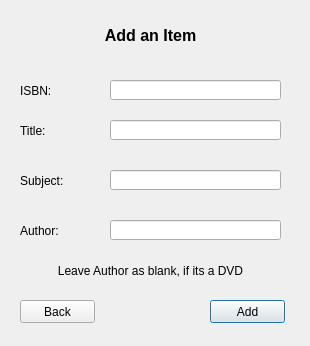
<?xml version="1.0" encoding="UTF-8"?>
<ui version="4.0">
 <class>AddItem</class>
 <widget class="QDialog" name="AddItem">
  <property name="geometry">
   <rect>
    <x>0</x>
    <y>0</y>
    <width>310</width>
    <height>346</height>
   </rect>
  </property>
  <property name="windowTitle">
   <string>Dialog</string>
  </property>
  <widget class="QLabel" name="label_5">
   <property name="geometry">
    <rect>
     <x>20</x>
     <y>220</y>
     <width>61</width>
     <height>21</height>
    </rect>
   </property>
   <property name="text">
    <string>Author:</string>
   </property>
  </widget>
  <widget class="QLabel" name="text">
   <property name="geometry">
    <rect>
     <x>20</x>
     <y>260</y>
     <width>261</width>
     <height>21</height>
    </rect>
   </property>
   <property name="text">
    <string>Leave Author as blank, if its a DVD</string>
   </property>
   <property name="alignment">
    <set>Qt::AlignCenter</set>
   </property>
  </widget>
  <widget class="QLabel" name="label_3">
   <property name="geometry">
    <rect>
     <x>20</x>
     <y>120</y>
     <width>61</width>
     <height>21</height>
    </rect>
   </property>
   <property name="text">
    <string>Title:</string>
   </property>
  </widget>
  <widget class="QLineEdit" name="aut">
   <property name="geometry">
    <rect>
     <x>110</x>
     <y>220</y>
     <width>171</width>
     <height>20</height>
    </rect>
   </property>
  </widget>
  <widget class="QLabel" name="label">
   <property name="geometry">
    <rect>
     <x>20</x>
     <y>20</y>
     <width>261</width>
     <height>31</height>
    </rect>
   </property>
   <property name="font">
    <font>
     <pointsize>12</pointsize>
     <weight>75</weight>
     <bold>true</bold>
    </font>
   </property>
   <property name="text">
    <string>Add an Item</string>
   </property>
   <property name="alignment">
    <set>Qt::AlignCenter</set>
   </property>
  </widget>
  <widget class="QLabel" name="label_2">
   <property name="geometry">
    <rect>
     <x>20</x>
     <y>80</y>
     <width>61</width>
     <height>21</height>
    </rect>
   </property>
   <property name="text">
    <string>ISBN:</string>
   </property>
  </widget>
  <widget class="QLineEdit" name="sub">
   <property name="geometry">
    <rect>
     <x>110</x>
     <y>170</y>
     <width>171</width>
     <height>20</height>
    </rect>
   </property>
  </widget>
  <widget class="QPushButton" name="add">
   <property name="geometry">
    <rect>
     <x>210</x>
     <y>300</y>
     <width>75</width>
     <height>23</height>
    </rect>
   </property>
   <property name="text">
    <string>Add</string>
   </property>
  </widget>
  <widget class="QLineEdit" name="id">
   <property name="geometry">
    <rect>
     <x>110</x>
     <y>80</y>
     <width>171</width>
     <height>20</height>
    </rect>
   </property>
  </widget>
  <widget class="QLabel" name="label_4">
   <property name="geometry">
    <rect>
     <x>20</x>
     <y>170</y>
     <width>61</width>
     <height>21</height>
    </rect>
   </property>
   <property name="text">
    <string>Subject:</string>
   </property>
  </widget>
  <widget class="QPushButton" name="back">
   <property name="geometry">
    <rect>
     <x>20</x>
     <y>300</y>
     <width>75</width>
     <height>23</height>
    </rect>
   </property>
   <property name="text">
    <string>Back</string>
   </property>
  </widget>
  <widget class="QLineEdit" name="title">
   <property name="geometry">
    <rect>
     <x>110</x>
     <y>120</y>
     <width>171</width>
     <height>20</height>
    </rect>
   </property>
  </widget>
 </widget>
 <resources/>
 <connections/>
</ui>
